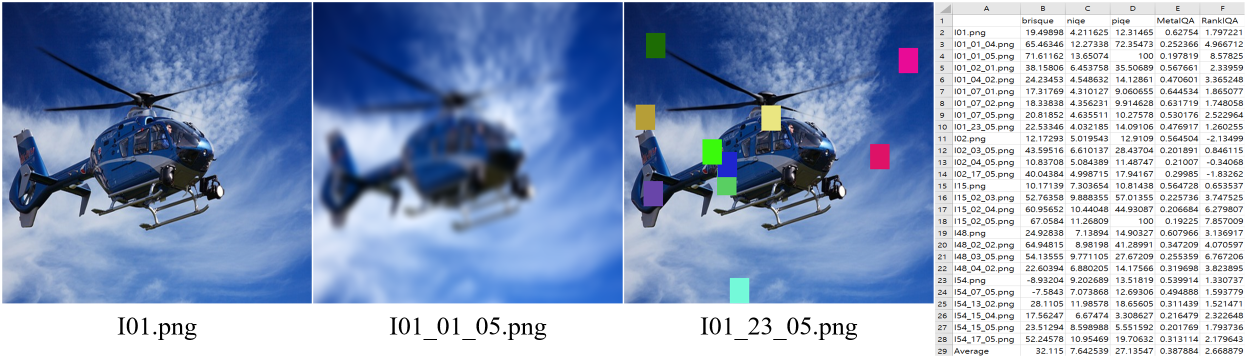
#> input picture evaluate/NIQA/Teaser.png, 2492 x 717 px, given in place of Bot_3_layer_0.png, which was not available (shown at 1/2 size)
$ jupyter execute --allow-errors analysis.ipynb   (shell and % lines are left out)
#> lines starting #> are read from the running program, lines starting #| are printed output that depends on the picture; pictures that were not available may be replaced by others from this repository, and a replacement may not be noted
[cell 1]
import cv2
import numpy as np
import matplotlib.pyplot as plt
import os

# Đường dẫn ảnh ground truth (gốc)
original_path = 'data/supervised/test/Bot_3_layer_0.png'

# Thư mục chứa các ảnh nhiễu
noisy_dir = 'degradation/test'
output_dir = 'noise_histogram_output'

# Tiền tố cần lọc
prefix = 'Bot_3_layer_0_speckle'

# Tạo thư mục lưu kết quả nếu chưa có
os.makedirs(output_dir, exist_ok=True)

# Đọc ảnh gốc
original = cv2.imread(original_path, cv2.IMREAD_GRAYSCALE)
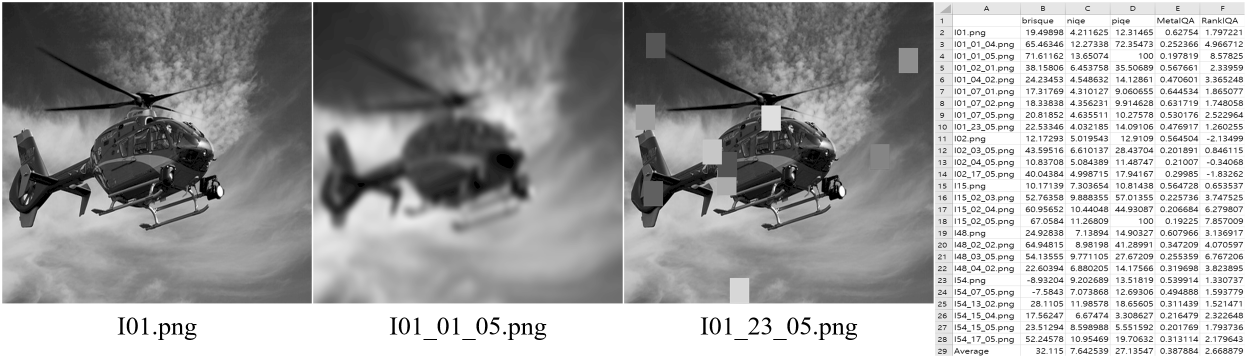
#> original: shape (717, 2492) (shown at 1/2 size); min 0, max 255, mean 160.8
assert original is not None, "❌ Không thể đọc ảnh gốc"

print("✅ Đã tải ảnh gốc.")

# Lặp qua các ảnh nhiễu có tiền tố phù hợp
for fname in sorted(os.listdir(noisy_dir)):
    if not fname.endswith('.png') or not fname.startswith(prefix):
        continue

    noisy_path = os.path.join(noisy_dir, fname)
    noisy = cv2.imread(noisy_path, cv2.IMREAD_GRAYSCALE)

    if noisy is None:
        print(f"❌ Không thể đọc ảnh: {fname}")
        continue

    if original.shape != noisy.shape:
        print(f"⚠️ Kích thước không khớp cho: {fname}")
        continue

    # Vẽ histogram cho ảnh gốc
    plt.figure(figsize=(8, 5))
    plt.hist(original.ravel(), bins=50, color='green', alpha=0.7, edgecolor='black')
    plt.title(f'Ground Truth Histogram: {fname}', fontsize=13)
    plt.xlabel('Pixel Intensity (0-255)')
    plt.ylabel('Pixel Count')
    plt.grid(True, linestyle='--', alpha=0.4)

    # Lưu hình histogram của ảnh gốc
    save_name = fname.replace('.png', '_GT_histogram.png')
    save_path = os.path.join(output_dir, save_name)
    plt.tight_layout()
    plt.savefig(save_path)
    plt.close()
    print(f"✅ Đã lưu biểu đồ ảnh gốc: {save_name}")

    # Vẽ histogram cho ảnh nhiễu
    plt.figure(figsize=(8, 5))
    plt.hist(noisy.ravel(), bins=50, color='blue', alpha=0.7, edgecolor='black')
    plt.title(f'Noisy Image Histogram: {fname}', fontsize=13)
    plt.xlabel('Pixel Intensity (0-255)')
    plt.ylabel('Pixel Count')
    plt.grid(True, linestyle='--', alpha=0.4)

    # Lưu hình histogram của ảnh nhiễu
    save_name = fname.replace('.png', '_Noisy_histogram.png')
    save_path = os.path.join(output_dir, save_name)
    plt.tight_layout()
    plt.savefig(save_path)
    plt.close()
    print(f"✅ Đã lưu biểu đồ ảnh nhiễu: {save_name}")

[cell 2]
import os
import cv2
import numpy as np
import argparse
from pathlib import Path
from tqdm import tqdm
from typing import List, Tuple

def add_gaussian_noise(image: np.ndarray, noise_ratio: float) -> np.ndarray:
    """
    Add Gaussian noise to the image in monochrome.

    Args:
        image: Input image array
        mean: Mean of the Gaussian distribution
        stddev: Standard deviation of the Gaussian distribution

    Returns:
        Noisy image array
    """
#> called with noise_ratio = 0.1
    if len(image.shape) == 3:
        image = cv2.cvtColor(image, cv2.COLOR_BGR2GRAY)
    print("Adding Gaussian noise...")
    print(image)
#> (printed output is left out)
    gaussian_noise = np.random.normal(0, noise_ratio*255, image.shape)
    print(gaussian_noise)
#> (printed output is left out)
    noisy_image = image + gaussian_noise
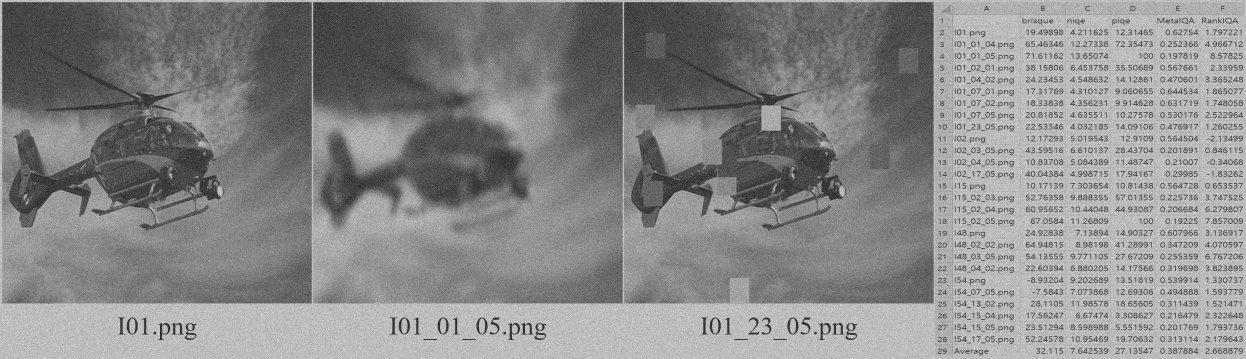
#> noisy_image: shape (717, 2492) float64 (shown at 1/2 size); min -96.16, max 377.3, mean 157.8; drawn with min black and max white
    return np.clip(noisy_image, 0, 255).astype(np.uint8)

add_gaussian_noise(cv2.imread('data/supervised/test/Bot_3_layer_0.png'), 0.1)

[cell 3]
import numpy as np
import cv2
import matplotlib.pyplot as plt

# Hàm thêm nhiễu Gaussian vào ảnh
def add_gaussian_noise(image: np.ndarray, noise_ratio: float):
#> called with noise_ratio = 0.025
    if len(image.shape) == 3:
        image = cv2.cvtColor(image, cv2.COLOR_BGR2GRAY)

    # Sinh nhiễu Gaussian
    gaussian_noise = np.random.normal(0, noise_ratio * 255, image.shape)

    # Thêm nhiễu và giới hạn lại trong khoảng [0, 255]
    noisy_image = image + gaussian_noise
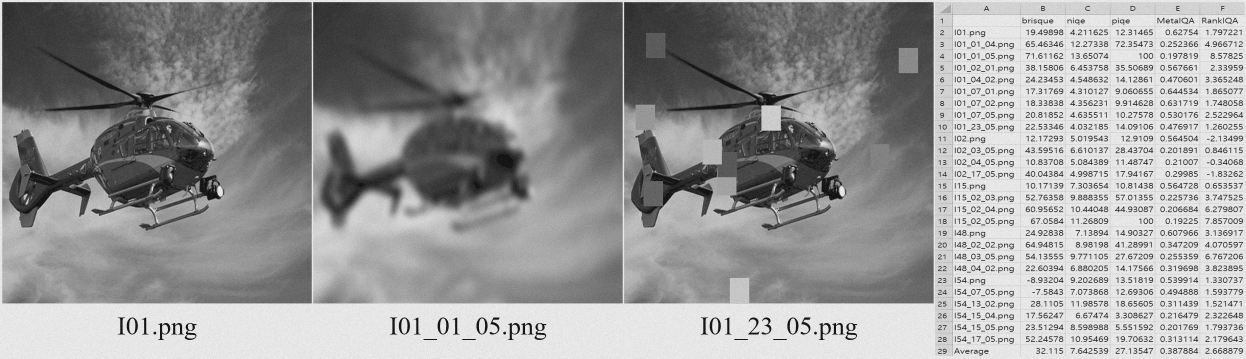
#> noisy_image: shape (717, 2492) float64 (shown at 1/2 size); min -25.82, max 284.4, mean 160.8; drawn with min black and max white
    noisy_image = np.clip(noisy_image, 0, 255).astype(np.uint8)

    return noisy_image, gaussian_noise

# Đọc ảnh gốc
image_dre = cv2.imread('data/supervised/test/Bot_3_layer_2.png', cv2.IMREAD_GRAYSCALE)
bottom_layer = cv2.imread('data/unsupervised/Bot_3_layer_7.png', cv2.IMREAD_GRAYSCALE)
# Thêm nhiễu Gaussian
noise_ratio = 0.025  # 3.5% cường độ nhiễu so với 255
noisy_image, gaussian_noise = add_gaussian_noise(image_dre, noise_ratio)
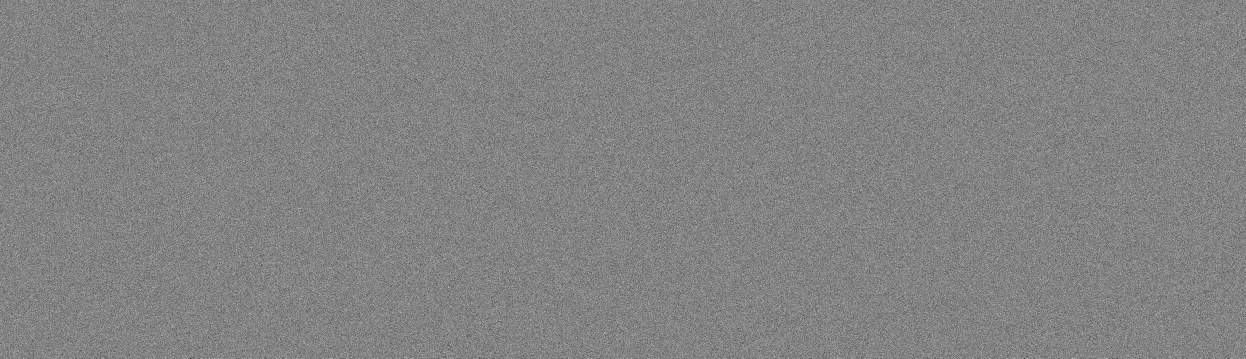
#> gaussian_noise: shape (717, 2492) float64 (shown at 1/2 size); min -32.08, max 30.31, mean 0; drawn with min black and max white

# =============================
# Hiển thị 3 ảnh: Gốc, Nhiễu, và Sau khi thêm nhiễu
# =============================
plt.figure(figsize=(8, 4))

plt.subplot(1, 2, 1)
#> (the rest of this cell did not finish here and is left out)

[cell 4]
import numpy as np
import cv2
import matplotlib.pyplot as plt
from glob import glob

for img_path in glob('data/ImageNoiseFromSAM/*.png'):
    # Đọc ảnh
    img = cv2.imread(img_path, cv2.IMREAD_GRAYSCALE)
    plt.figure(figsize=(15, 5))

    plt.subplot(1, 3, 1)
    plt.imshow(img, cmap='gray')
    plt.title('Bottom Layer Image')
    plt.axis('off')


    plt.subplot(1, 3, 2)
    plt.hist(img.ravel(), bins=256, color='blue', alpha=0.7)
    plt.title('Histogram of Bottom Image')
    plt.xlabel('Pixel Value')


    # plt.tight_layout()
    plt.show()
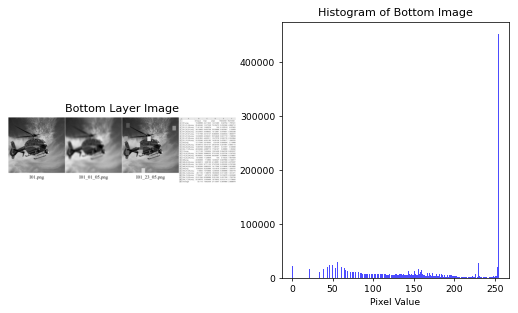
#> figure drawn by matplotlib, 2 panels; panel 2: tallest bar 452611 high, from x = 254 to 255

[cell 5]
import numpy as np
import cv2
import matplotlib.pyplot as plt
from glob import glob
from matplotlib.backends.backend_pdf import PdfPages
import os

# Tên file PDF đầu ra
output_pdf_path = 'bottom_layer_images_and_histograms.pdf'

# Khởi tạo đối tượng PdfPages
with PdfPages(output_pdf_path) as pdf:
    for img_path in glob('data/unsupervised/*.png'):
        # Đọc ảnh xám
        img = cv2.imread(img_path, cv2.IMREAD_GRAYSCALE)

        # Tạo figure mới
        plt.figure(figsize=(15, 5))

        # Hiển thị ảnh
        plt.subplot(1, 3, 1)
        plt.imshow(img, cmap='gray')
        plt.title('Bottom Layer Image')
        plt.axis('off')

        # Histogram
        plt.subplot(1, 3, 2)
        plt.hist(img.ravel(), bins=256, color='blue', alpha=0.7)
        plt.title('Histogram of Bottom Image')
        plt.xlabel('Pixel Value')

        # Tên file gốc để chú thích (tùy chọn)
        filename = os.path.basename(img_path)
        plt.suptitle(f'File: {filename}', fontsize=12)

        # Ghi figure vào PDF
        pdf.savefig()
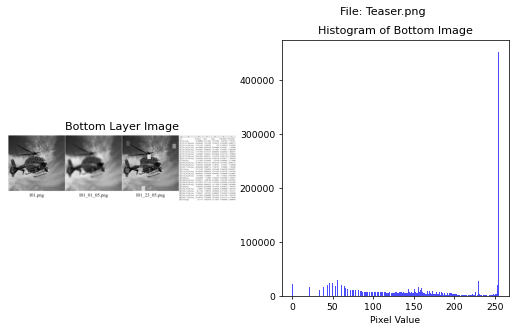
#> figure drawn by matplotlib, 2 panels; panel 2: tallest bar 452611 high, from x = 254 to 255
        plt.close()

print(f"✅ PDF saved to: {output_pdf_path}")

[cell 6]
import numpy as np
import cv2
import matplotlib.pyplot as plt
from glob import glob

for img_path in glob('data/unsupervised/*.png'):
    # Đọc ảnh
    img = cv2.imread(img_path, cv2.IMREAD_GRAYSCALE)

    # Tính histogram
    hist = cv2.calcHist([img], [0], None, [256], [0, 256])
#> hist = 256 values, max 452611 at index 255, min 0 at index 41, mean 6979.5

    # Vẽ histogram
    plt.plot(hist, color='blue')
    plt.xlim([0, 256])
    plt.title(f'Histogram of {img_path}')
    plt.xlabel('Pixel Value')
    plt.ylabel('Frequency')
    plt.show()
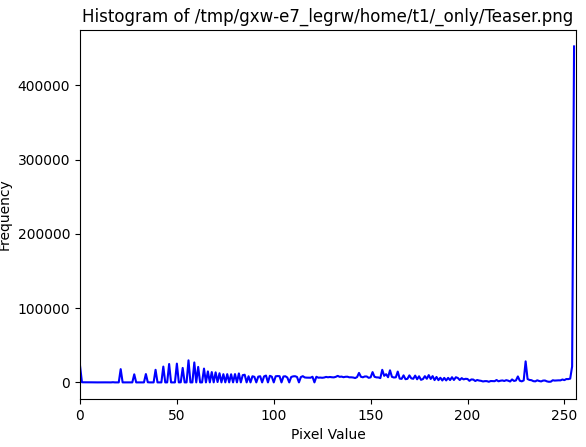
#> figure drawn by matplotlib, 1 panel; curve peaks at x = 255, y = 452611
